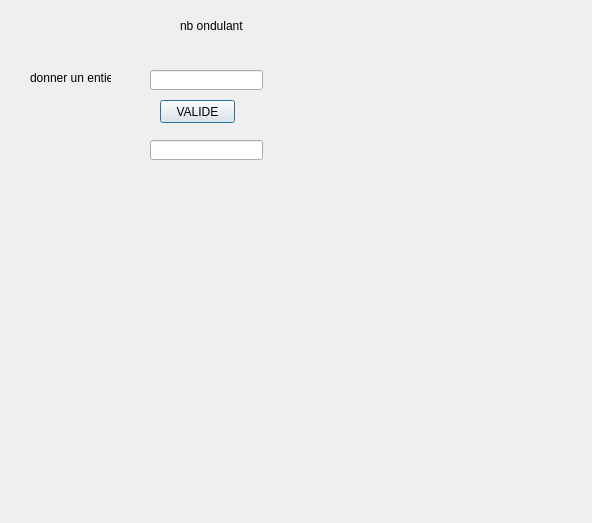
<?xml version="1.0" encoding="UTF-8"?>
<ui version="4.0">
 <class>Dialog</class>
 <widget class="QDialog" name="Dialog">
  <property name="geometry">
   <rect>
    <x>0</x>
    <y>0</y>
    <width>592</width>
    <height>523</height>
   </rect>
  </property>
  <property name="windowTitle">
   <string>Dialog</string>
  </property>
  <widget class="QLineEdit" name="t2">
   <property name="geometry">
    <rect>
     <x>150</x>
     <y>70</y>
     <width>113</width>
     <height>20</height>
    </rect>
   </property>
  </widget>
  <widget class="QLineEdit" name="t3">
   <property name="geometry">
    <rect>
     <x>150</x>
     <y>140</y>
     <width>113</width>
     <height>20</height>
    </rect>
   </property>
  </widget>
  <widget class="QLabel" name="label">
   <property name="geometry">
    <rect>
     <x>180</x>
     <y>10</y>
     <width>91</width>
     <height>31</height>
    </rect>
   </property>
   <property name="text">
    <string>nb ondulant</string>
   </property>
  </widget>
  <widget class="QLabel" name="label_2">
   <property name="geometry">
    <rect>
     <x>30</x>
     <y>70</y>
     <width>81</width>
     <height>16</height>
    </rect>
   </property>
   <property name="text">
    <string>donner un entier</string>
   </property>
  </widget>
  <widget class="QPushButton" name="pushButton">
   <property name="geometry">
    <rect>
     <x>160</x>
     <y>100</y>
     <width>75</width>
     <height>23</height>
    </rect>
   </property>
   <property name="text">
    <string>VALIDE</string>
   </property>
  </widget>
 </widget>
 <resources/>
 <connections/>
</ui>
